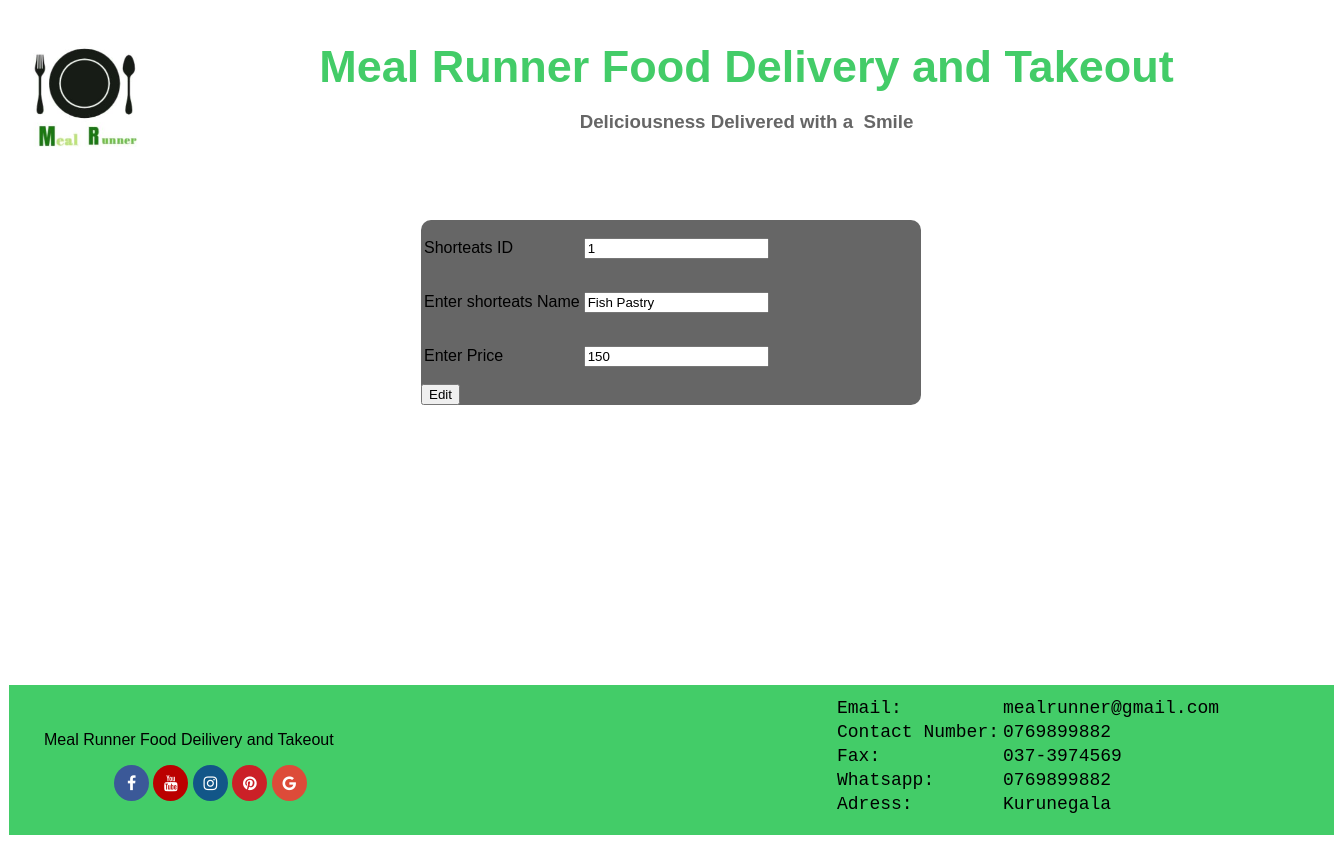
The page /editshorteats.php?Id=1 on the database its author committed.
### tables this page shows
CREATE TABLE IF NOT EXISTS `shorteats` (
  `seID` int(11) NOT NULL AUTO_INCREMENT,
  `se_name` varchar(50) NOT NULL,
  `se_price` int(11) NOT NULL,
  PRIMARY KEY (`seID`)
);

### editshorteats.php (the view, shortened to what this page needs)
<?php
	include'connect.php';
	$id=$_GET['Id'];
	$Sename="";
	$Seprice="";
	$sql="SELECT * FROM shorteats WHERE SeID='$id'";
	$result=mysqli_query($conn,$sql);
	if(mysqli_num_rows($result)>0)
	{
		while($row=mysqli_fetch_assoc($result))
		{
			$id=$row['seID'];
			$Sename=$row['se_name'];
			$Seprice=$row['se_price'];
		}
	}
?>
 <!DOCTYPE html PUBLIC "-//W3C//DTD XHTML 1.0 Transitional//EN" "http://www.w3.org/TR/xhtml1/DTD/xhtml1-transitional.dtd">
<html xmlns="http://www.w3.org/1999/xhtml">
<head><link rel="stylesheet" type="text/css" href="foodupdate.css"/>
<link rel="stylesheet" href="https://cdnjs.cloudflare.com/ajax/libs/font-awesome/4.7.0/css/font-awesome.min.css">
</head>
<body>
<div id="mai">
			<div id="logo">
             <img src="Backgrounds/478d7088-b22f-49a9-96ae-3f4aa470643a.jpeg" class="lg">
            </div>
			<div id="mainh">
            	   <div class="mainhsub">
					<p ><h2 id="topic">Meal Runner Food Delivery and Takeout</h2><br><h3 id="subtop">Deliciousness Delivered with a 					Smile</h3></p>
				  </div>
			</div>
 <div id="contl">
            <div class="tpcon">
            	<form action="renewshorteats.php" method="post">
                	<table>
                    <tr>
                        	<td>
                            	<p>Shorteats ID</p>
                            </td>
                            <td>
                            	<input type="text" name="kid" id="kid" class="kup" value="<?php echo $id;?>" readonly="readonly"/>
                            </td>
                        </tr>
                    	<tr>
                        	<td>
                            	<p>Enter shorteats Name</p>
                            </td>
                            <td>
                            	<input type="text" name="kname" id="kname" class="kup" value="<?php echo $Sename;?>"/>
                            </td>
                        </tr>
                        <tr>
                        	<td>
                            	<p>Enter Price</p>
                            </td>
                            <td>
                            	<input type="number" name="Lprice" id="Lprice" class="kup" value="<?php echo $Seprice;?>"/>
                            </td>
                        </tr>
                    </table>
                    <input type="submit" name="sub" id="sub" class="btnsub" value="Edit">
                </form>
            </div>
  </div>
		<div id="ftr">
        	<div id="lftftr">
            	<p class="tp">Meal Runner Food Deilivery and Takeout</p>
               <p align="left" class="sb">
                <a href="#" class="fa fa-facebook"></a>
                <a href="#" class="fa fa-youtube"></a>
                <a href="#" class="fa fa-instagram"></a>
                <a href="#" class="fa fa-pinterest"></a>
                <a href="#" class="fa fa-google"></a>
                </p>
            </div>
            <div id="rtftr">
				<table id="tbl">
                	<tr>
                    	<td>Email:</td>
                        <td>mealrunner@gmail.com</td>
                    </tr>
                    <tr>
                    	<td>Contact Number:</td>
                        <td>0769899882</td>
                    </tr>
                     <tr>
                    	<td>Fax:</td>
                        <td>037-3974569</td>
                    </tr>
                    <tr>
                    	<td>Whatsapp:</td>
                        <td>0769899882</td>
                    </tr>
                    <tr>
                    	<td>Adress:</td>
                        <td>Kurunegala</td>
                    </tr>
                </table>
            </div>
        </div>
        </div>
        </body>
        </html>

### foodupdate.css (style rules this page uses)
body { background-color:; }
#mai { width:1325px; height:auto; background-color:white; margin:auto; border-radius: 10px; padding:0px; }
#logo { width:150px; height:150px; float:left; background-color:gray; }
#mainh { width:1175px; height:150px; float:left; background-color:#FFF; margin:auto; margin-bottom:15px; border-radius: 10px; }
.mainhsub { width:1175px; height:120px; float:left; background-color:#fff; margin:auto; font-family:"Trebuchet MS", Arial, Helvetica, sans-serif; color:Black; border-radius: 10px; }
#topic { padding-top:0px; margin:0px; text-align:center; font-size:45px; color:#43cc68; }
#subtop { padding-top:0px; margin:0px; text-align:center; color:#666; }
* { box-sizing: border-box; }
body { font-family: Verdana, sans-serif; }
img { vertical-align: middle; }
#contl { width:1300px; height:450px; background-color:#; margin-top:20px; margin-left:12px; float:left; }
#ftr { width:1325px; height:270px; background-color:#FFF; margin-top:25px; margin-bottom:25px; }
#lftftr { width:825px; height:150px; float:left; background-color:#43cc68; padding-top:30px; padding-left:35px; margin-top:25px; margin-bottom:25px; }
#rtftr { width:500px; height:150px; float:left; background-color:#43cc68; padding-top:10px; margin-top:25px; margin-bottom:25px; }
.fa { padding: 10px; font-size: 10px; width: 35px; text-align: center; text-decoration: none; border-radius: 50%; }
.fa-facebook { background: #3B5998; color: white; }
.fa-google { background: #dd4b39; color: white; }
.fa-youtube { background: #bb0000; color: white; }
.fa-instagram { background: #125688; color: white; }
.fa-pinterest { background: #cb2027; color: white; }
.tp { font-family:"Arial Black", Gadget, sans-serif; text-align:left; padding:0px; }
#tbl { text-align:justify; color:#000; font-family:"Courier New", Courier, monospace; font-size:18px; }
.sb { padding-left:70px; }
.tpcon { height:auto; width:500px; background-color:#666; margin-top:10px; margin-left:400px; border-radius:10px; }
.lg { width:150px; height:150px; }

### rows shown on the page
shorteats: kid "1", kname "Fish Pastry", Lprice "150"
